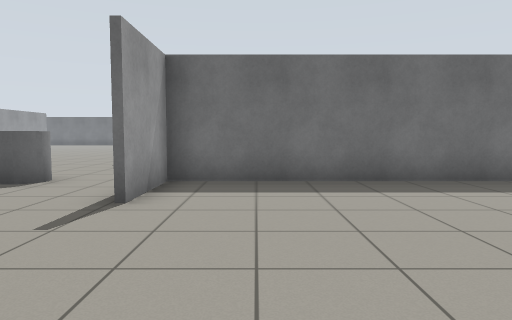
[1] (above)

24 first-person views from a walk through a robot-simulator world made for Gazebo. The camera is 0.94 m above the floor, tilts 4° down and sees 70° across. The floor is counted in squares, 1 m on a side. Each view is taken from the middle of a square. On the plan, view 1 faces up. The plan holds only what a view shows up to about 13 squares ahead; the rest is blank. The place goes on beyond the plan. Some stock models are drawn as simple stand-ins.

[2]
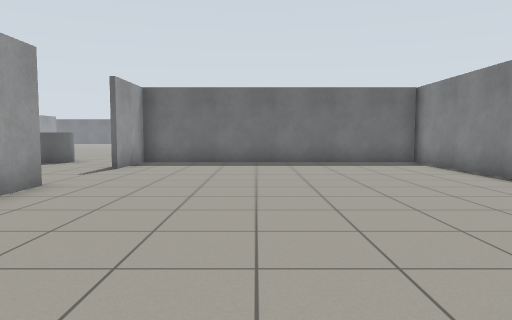

[3]
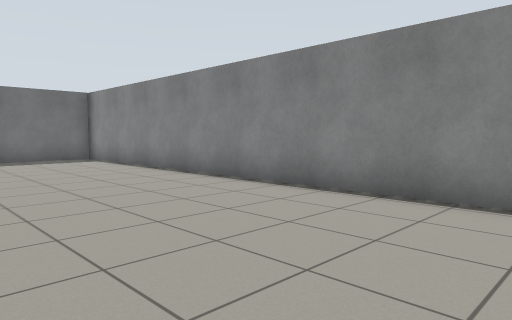

[4]
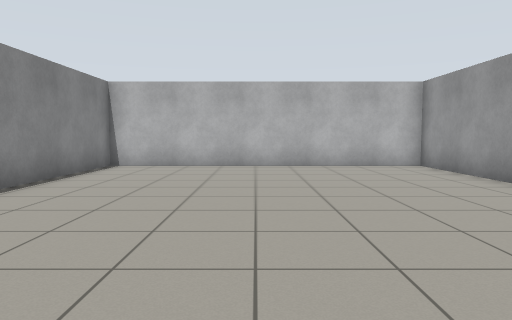

[5]
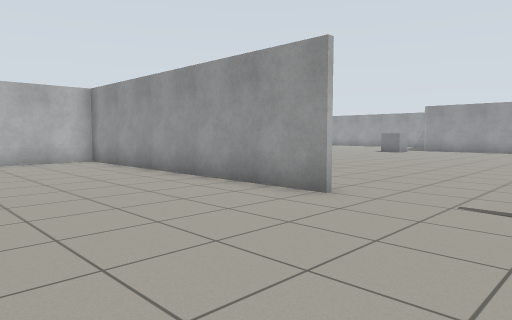

[6]
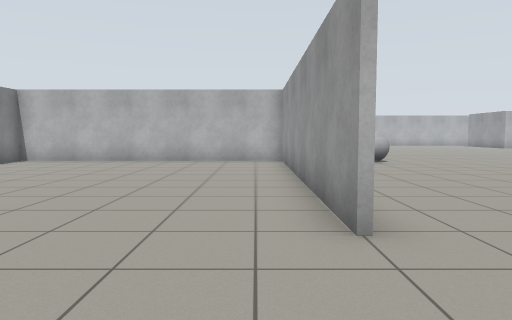

[7]
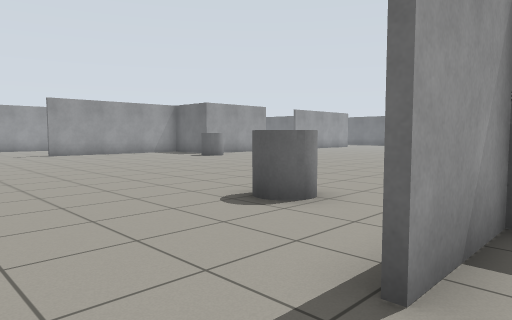

[8]
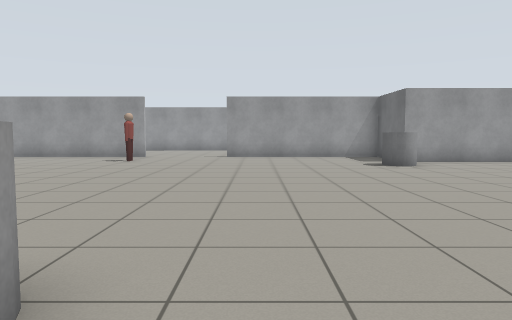

[9]
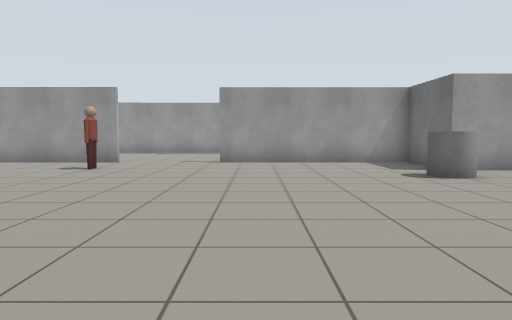

[10]
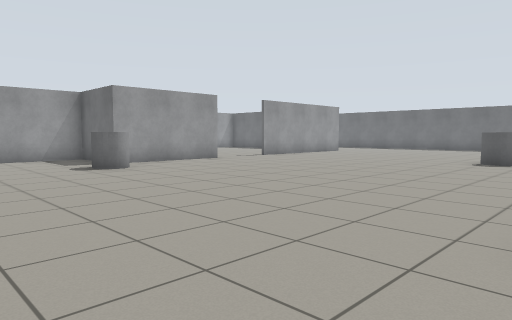

[11]
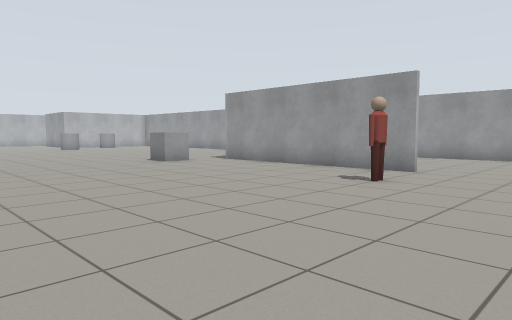

[12]
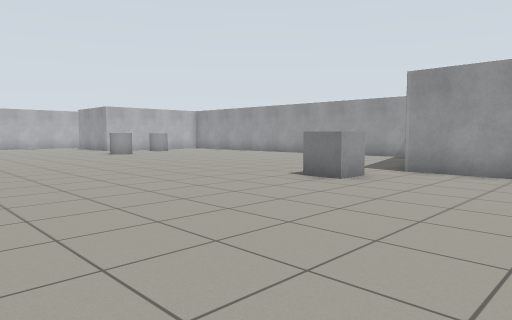

[13]
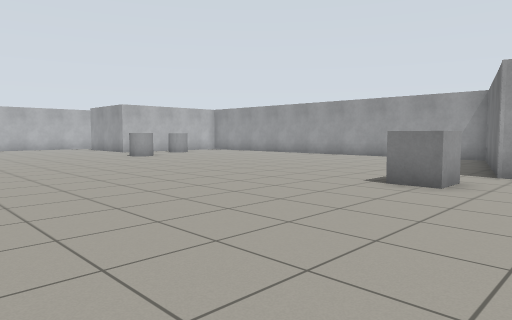

[14]
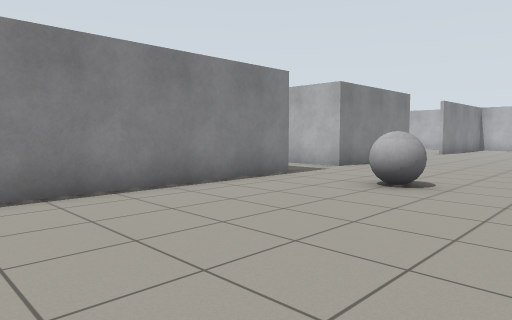

[15]
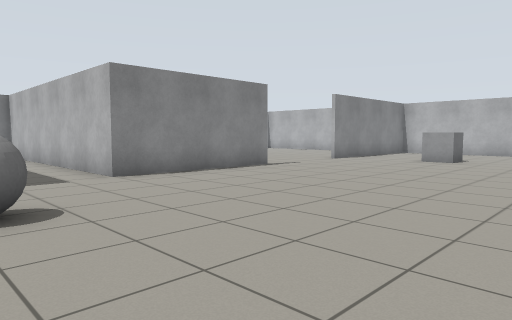

[16]
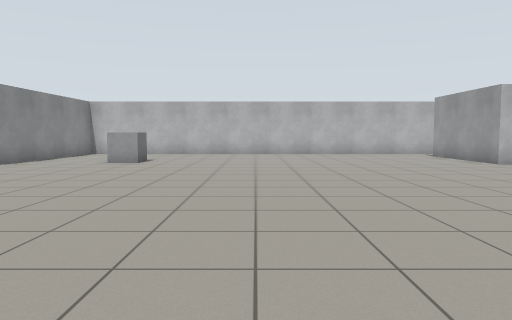

[17]
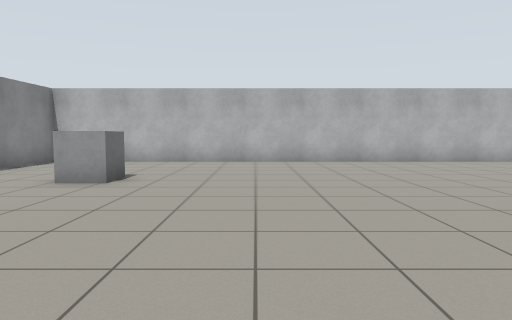

[18]
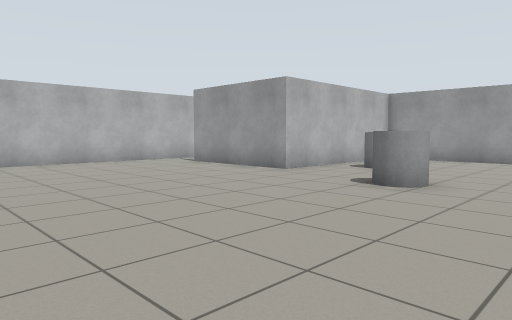

[19]
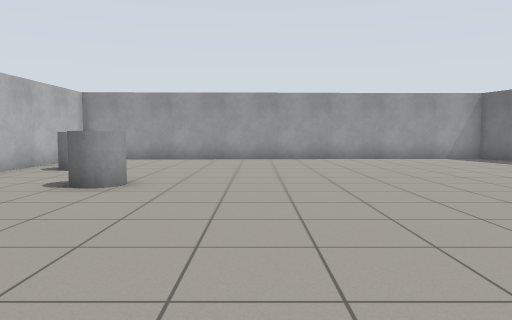

[20]
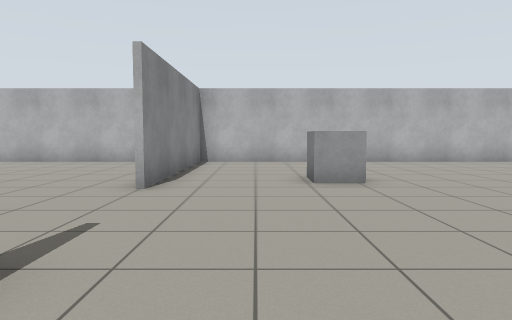

[21]
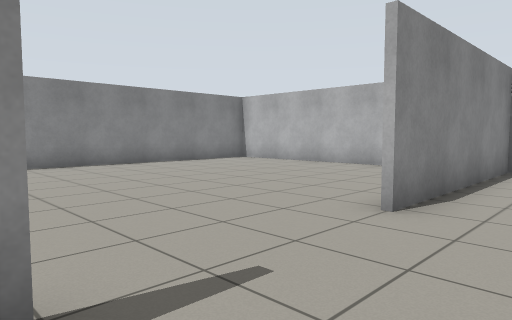

[22]
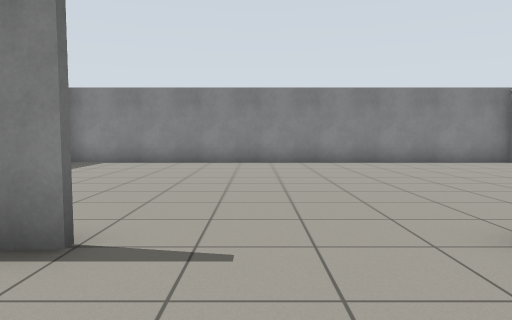

[23]
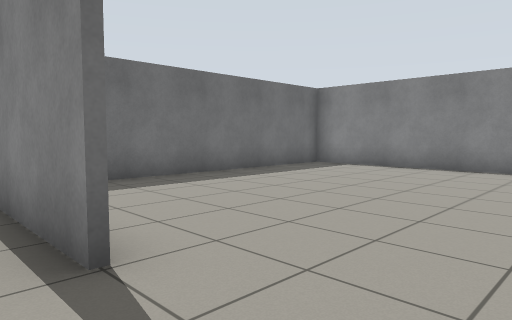

[24]
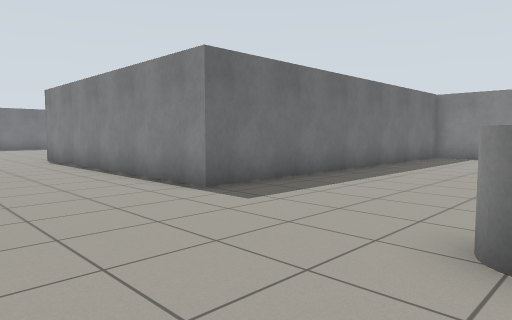

### Floor plan
Points are (right, up) in squares from view 1. A wall is a line through its corners. A room is listed if a view was taken in it or the views show most of it. See-through windows are left out.
Room 1 (views 1, 2, 3, 4, 5, 6, 7)
walls: (-1.9, 1.8) (-1.9, -7.9) (7.4, -7.9) (7.4, 7.3) (-1.9, 7.3) (-1.9, 4.9)
ways out: opening at (-1.7, 3) to room 2
Room 2 (views 8, 9, 10, 11, 12, 13, 14, 15, 16, 17, 18, 19, 20, 21, 22, 23, 24)
walls: (-2.1, -8.1) (-2.1, -2); (-18.2, 4.5) (-18.2, -2.8) (-23.5, -4.3); (-2.1, -15.5) (-2.1, -10.4) (5.1, -10.4); (-23.1, -19.5) (-17.6, -19.5) (-17.6, -23.8); (-15.5, 17.9) (-15.5, 14.1) (-18.2, 14.1) (-18.2, 7.7); (5.4, 12.2) (-4, 12.2) (-4, 21.4); (-17.9, -25.5) (-2.1, -25.5) (-2.1, -19.2); (0.1, -25.5) (4.9, -25.5); (7.4, -25.6) (7.4, -10.6) (0, -10.6)
ways out: opening at (-1.7, 3) to room 1
objects: grey cylinder (-20, -18); grey cylinder (-17, -16); grey box (-16, -4) to (-16, -3); person (-16, 4); grey cylinder (-14, 13) to (-14, 14); grey cylinder (-7, 22) to (-6, 22); grey box (-6, -21) to (-5, -20); grey ball (-5, -8) to (-5, -7); grey cylinder (-5, 7) to (-4, 8)

Positions as (right, up) in squares from view 1, and headings:
1: (0, 0), facing up
2: (2, -5), facing up
3: (2, -7), facing up-right
4: (3, 3), facing down
5: (3, 5), facing down-left
6: (-1, 5), facing down
7: (-1, 3), facing up-left
8: (-3, 9), facing left
9: (-6, 9), facing left
10: (-4, 9), facing up-left
11: (-9, 8), facing down-left
12: (-9, 1), facing down-left
13: (-9, -1), facing down-left
14: (-8, -1), facing down-right
15: (-10, -7), facing down-right
16: (-10, -8), facing down
17: (-9, -13), facing down
18: (-10, -13), facing down-left
19: (-10, -13), facing left
20: (-4, -13), facing down
21: (-4, -15), facing down-right
22: (-5, -17), facing right
23: (-3, -18), facing up-right
24: (-8, 7), facing up-right
